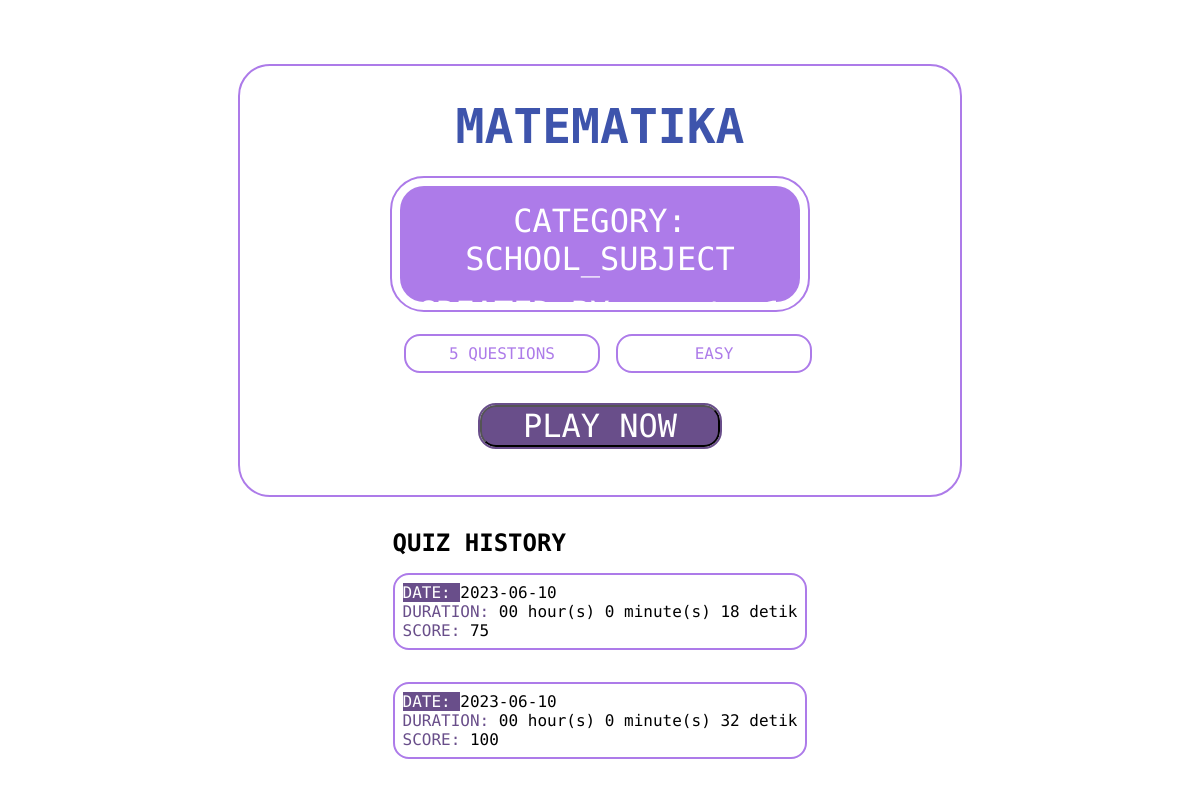
The page /playmenu.php?play=37 (signed in) on the database its author committed.
### tables this page shows
CREATE TABLE `kuis` (
  `id_kuis` int(11) NOT NULL,
  `nama_kuis` varchar(100) NOT NULL,
  `id_pembuat` int(11) NOT NULL,
  `id_kategori` int(11) NOT NULL,
  `level` varchar(100) NOT NULL,
  `id_kelas` int(11) NOT NULL
);

CREATE TABLE `kategori` (
  `id_kategori` int(11) NOT NULL,
  `nama_kategori` varchar(100) NOT NULL
);

CREATE TABLE `quiz_pengguna` (
  `id_quizpengguna` int(11) NOT NULL,
  `id_user` int(11) NOT NULL,
  `id_kuis` int(11) NOT NULL,
  `tanggal_bermain` date NOT NULL,
  `waktu_start` time NOT NULL,
  `waktu_finish` time NOT NULL,
  `nilai` int(11) NOT NULL
);

### playmenu.php (the view, shortened to what this page needs)
<?php
include('db.php');
if(isset($_GET['play'])){
    $id = $_GET['play'];
}
$select_play = "SELECT * FROM `kuis` WHERE id_kuis = $id";
$result = mysqli_query($host, $select_play);
$row = mysqli_fetch_array($result);
$user = $_SESSION['username_email'];
$id_search = "SELECT * FROM `pengguna` WHERE username = '$user'";
$id_search_query = mysqli_query($host, $id_search);
$id_search_row = mysqli_fetch_array($id_search_query);
$id_user = $id_search_row['id_user'];
$sql_history = "SELECT * FROM `quiz_pengguna` WHERE id_user = $id_user AND id_kuis = $id ORDER BY tanggal_bermain ASC";
$query_history = mysqli_query($host, $sql_history);
$count_history = mysqli_num_rows($query_history);
?>
<!DOCTYPE html>
<html lang="en">
<head>
</head>
<body>
    <form action="" method="post" class="playmenu" >
    <h1><?php echo $row['nama_kuis'];?></h1>
    <?php
    $get_id_kategori = $row['id_kategori'];
    $select_category = "SELECT kategori.nama_kategori, kuis.id_kategori FROM kategori INNER JOIN kuis ON kategori.id_kategori = $get_id_kategori;";
    $result_category = mysqli_query($host, $select_category);
    $row_category = mysqli_fetch_array($result_category);
    ?>
    <div class="quiz-info">
    <h2><?php echo "CATEGORY: ".$row_category['nama_kategori']; ?></h2>
    <?php
    $get_id_pembuat = $row['id_pembuat'];
    $select_pembuat = "SELECT pengguna.username, kuis.id_pembuat FROM pengguna INNER JOIN kuis ON pengguna.id_user = $get_id_pembuat;";
    $id_get = mysqli_query($host, $select_pembuat);
    $row_id = mysqli_fetch_array($id_get);?>
    <h2 class="creator" ><?php echo "CREATED BY: ".$row_id['username']; ?></h2>
    <?php
    $select_question = "SELECT * FROM soal WHERE id_kuis = $id";
    $res_sel = mysqli_query($host, $select_question);
    $count_ques = mysqli_num_rows($res_sel);
    ?>
    </div>
    <div class="info">
    <span class="count-ques"> <?php echo $count_ques." QUESTIONS"; ?></span>
    <span class="count-ques"> <?php echo strtoupper($row['level']); ?></span>
    </div>
    <button type="submit" name="play" class="play-button" >PLAY NOW</button>
</form>
<div class="history-con">
<h2 class="title-history" >QUIZ HISTORY</h2>
    <?php if($count_history > 0){
            while($row_history = mysqli_fetch_array($query_history)){
                $waktu_awal = date($row_history['waktu_start']);
                $waktu_akhir = date($row_history['waktu_finish']);
                $awal = new DateTime($waktu_awal);
                $akhir = new DateTime($waktu_akhir);
                $durasi = $awal->diff($akhir);
                ?>
            <div class="history">
                <p><font style="color: #FFFFFF; background-color: #694E8A;" >DATE: </font><?php echo $row_history['tanggal_bermain']; ?></p>
                <p><font style="color: #694E8A">DURATION: </font><?php echo $durasi->format('%H hour(s) %i minute(s) %s detik'); ?></p>
                <p><font style="color: #694E8A" >SCORE: </font><?php echo $row_history['nilai']; ?></p>
            </div>
        <?php }}else{?>
            <div>
                <p>NO HISTORY</p>
            </div>
        <?php } ?>
    </div>
</body>
</html>

### playmenu.php (style rules this page uses)
* { margin: 0; padding: 0; }
html { scroll-behavior: smooth; }
body { -ms-overflow-style: none; scrollbar-width: none; font-family: 'Share Tech Mono', monospace; display: flex; flex-direction: column; align-items: center; }
.creator { margin-bottom: 40px; }
.count-ques { background-color: #FFFFFF; width: 160px; padding: 8px 16px 8px 16px ; border: 2px solid #AD7BE9; border-radius: 16px; color: #AD7BE9; text-align: center; margin-left: 16px; }
.history { margin-bottom: 32px; border: 2px solid #AD7BE9; padding: 8px; border-radius: 16px; }
.title-history { margin-top: 32px; margin-bottom: 16px; }
.playmenu { border: 2px solid #AD7BE9; border-radius: 32px; width: 720px; margin-top: 64px; display: flex; flex-direction: column; align-items: center; }
.info { margin-top: 32px; display: flex; }
h1 { font-size: 48px; margin-top: 32px; color: #3E54AC; text-align: center; }
.quiz-info { background-color: #AD7BE9; width: 400px; height: 116px; border-radius: 24px; outline: 2px solid #AD7BE9; outline-offset: 8px; margin-top: 32px; }
.quiz-info h2 { font-size: 32px; margin-top: 16px; color: #FFFFFF; font-weight: 400; text-align: center; }
.play-button { background-color: #694E8A; width: 240px; border-radius: 16px; margin-top: 32px; margin-bottom: 48px; font-family: 'Share Tech Mono', monospace; color: #FFFFFF; font-size: 32px; outline: 2px solid #694E8A; transition: 0.2s; }

### rows shown on the page
kuis: nama_kuis "MATEMATIKA", level "EASY"
kategori: nama_kategori "SCHOOL_SUBJECT"
quiz_pengguna: tanggal_bermain "2023-06-10", $durasi->format('%H hour(s) %i minute(s) %s detik') "00 hour(s) 0 minute(s) 18 detik", nilai "75"
quiz_pengguna: tanggal_bermain "2023-06-10", $durasi->format('%H hour(s) %i minute(s) %s detik') "00 hour(s) 0 minute(s) 32 detik", nilai "100"

### other values the page prints
$row_id['username'] "mentor1"
$count_ques "5"
